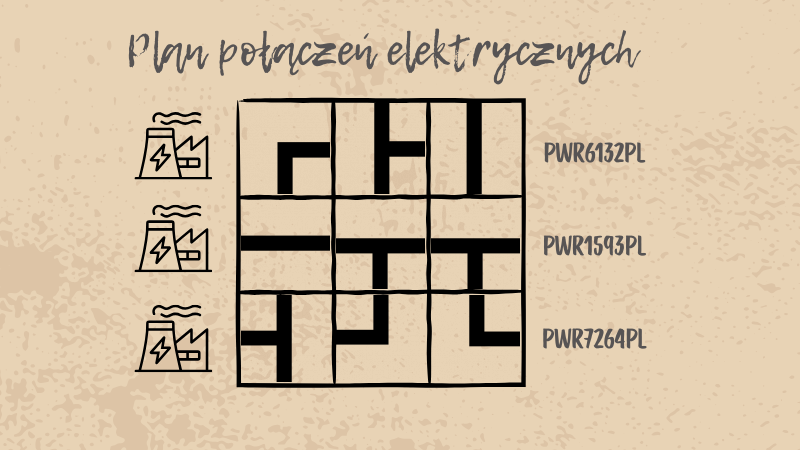
#> input picture tasks/S02E02/data/logs/s02e02v2_20260317T194956Z/current_board.png, 800 x 450 px, found by its file name
$ python -i S02E02-OPEN_CV.py   (imports and definitions only)
#> lines starting #> are read from the running program, lines starting #| are printed output that depends on the picture; after the words box and inside, x2 and y2 are one past the last pixel; in counts of white or black regions, pixels touching at a corner belong together
import json
import os
from datetime import UTC, datetime
from pathlib import Path

import cv2
import numpy as np
import requests
from dotenv import load_dotenv
from tqdm import tqdm


# ==============================================================================
# S02E02v2 - Electricity - Fully programmatic CV pipeline
# ==============================================================================

# [1 line not run here, left out]

# [1 line that did not run here, left out]

BASE_URL = "https://hub.ag3nts.org"
TASK = "electricity"
VERIFY_URL = f"{BASE_URL}/verify"
# [1 line that did not run here, left out]
TARGET_BOARD_URL = f"{BASE_URL}/i/solved_electricity.png"

BASE_DIR = Path(__file__).resolve().parent
DATA_DIR = BASE_DIR / "data"
# [1 line not run here, left out]

RUN_ID = f"s02e02v2_{datetime.now(UTC).strftime('%Y%m%dT%H%M%SZ')}"
RUN_DIR = DATA_DIR / "logs" / RUN_ID
# [1 line not run here, left out]

CURRENT_BOARD_PATH = RUN_DIR / "current_board.png"
TARGET_BOARD_PATH = RUN_DIR / "target_board.png"
CURRENT_WARPED_PATH = RUN_DIR / "current_board_warped.png"
TARGET_WARPED_PATH = RUN_DIR / "target_board_warped.png"
CURRENT_MASK_PATH = RUN_DIR / "current_board_mask.png"
TARGET_MASK_PATH = RUN_DIR / "target_board_mask.png"
CURRENT_MAP_PATH = RUN_DIR / "current_board_map.json"
TARGET_MAP_PATH = RUN_DIR / "target_board_map.json"
ROTATION_PLAN_PATH = RUN_DIR / "rotation_plan.json"
VERIFY_RESULT_PATH = RUN_DIR / "verify_result.json"
SUMMARY_PATH = RUN_DIR / "summary.json"
RESULT_PATH = RUN_DIR / "result.txt"

BOARD_SIZE = 900
GRID_SIZE = 3
TILE_SIZE = BOARD_SIZE // GRID_SIZE
TILE_INNER_MARGIN = 18
EDGE_PROBE_WIDTH_RATIO = 0.24
EDGE_PROBE_DEPTH_RATIO = 0.16
EDGE_ACTIVATION_THRESHOLD = 0.18
ROTATION_SIMILARITY_THRESHOLD = 0.55
REQUEST_SLEEP_SECONDS = 0.25

DIRECTION_ORDER = ["top", "right", "bottom", "left"]
COORDINATES = [
    "1-1", "1-2", "1-3",
    "2-1", "2-2", "2-3",
    "3-1", "3-2", "3-3",
]


# ------------------------------------------------------------------------------
# Utilities
# ------------------------------------------------------------------------------

# [4 lines left out: function to_api_coordinate, not called in this run]


def rotate_connections_clockwise(connections: list[int]) -> list[int]:
    """Rotate [top, right, bottom, left] one step clockwise."""
    top, right, bottom, left = connections
    return [left, top, right, bottom]


def rotation_distance(current_connections: list[int], target_connections: list[int]) -> int | None:
    """Return the number of clockwise rotations needed to match target or None."""
    rotated = list(current_connections)
    for steps in range(4):
        if rotated == target_connections:
            return steps
        rotated = rotate_connections_clockwise(rotated)
    return None


def format_connections(connections: list[int]) -> str:
    """Render [top, right, bottom, left] as active directions."""
    active_directions = [
        direction_name
        for direction_name, is_active in zip(DIRECTION_ORDER, connections)
        if is_active
    ]
    return f"{connections} -> {','.join(active_directions) if active_directions else 'none'}"


def print_board_map(board_name: str, board_map: dict[str, list[int]]) -> None:
    """Print a readable board map for interactive inspection."""
    print(f"\n[{board_name}] Board map")
    for coordinate in COORDINATES:
        print(f"  {coordinate}: {format_connections(board_map[coordinate])}")


def save_json(target_path: Path, payload: dict) -> None:
    """Save JSON payload in UTF-8."""
    target_path.write_text(json.dumps(payload, ensure_ascii=False, indent=2), encoding="utf-8")


# ------------------------------------------------------------------------------
# Fetch task images
# ------------------------------------------------------------------------------

# [7 lines left out: function download_image, not called in this run]


# ------------------------------------------------------------------------------
# Board detection and perspective normalization
# ------------------------------------------------------------------------------

def load_image(image_path: Path) -> np.ndarray:
    """Load image with OpenCV and fail fast if the file is unreadable."""
    image = cv2.imread(str(image_path))
    if image is None:
        raise FileNotFoundError(f"Unable to read image: {image_path}")
    return image


def build_board_mask(image_bgr: np.ndarray) -> np.ndarray:
    """Create a high-contrast binary mask of the dark board structure."""
    image_gray = cv2.cvtColor(image_bgr, cv2.COLOR_BGR2GRAY)
    image_blurred = cv2.GaussianBlur(image_gray, (5, 5), 0)
    _, binary_inverse = cv2.threshold(
        image_blurred,
        0,
        255,
        cv2.THRESH_BINARY_INV + cv2.THRESH_OTSU,
    )

    kernel = np.ones((5, 5), dtype=np.uint8)
    binary_closed = cv2.morphologyEx(binary_inverse, cv2.MORPH_CLOSE, kernel, iterations=2)
    binary_opened = cv2.morphologyEx(binary_closed, cv2.MORPH_OPEN, kernel, iterations=1)
    return binary_opened


def order_quad_points(points: np.ndarray) -> np.ndarray:
    """Return 4 quad points ordered as top-left, top-right, bottom-right, bottom-left."""
    points = points.astype(np.float32)
    sums = points.sum(axis=1)
    diffs = np.diff(points, axis=1)

    ordered = np.zeros((4, 2), dtype=np.float32)
    ordered[0] = points[np.argmin(sums)]
    ordered[2] = points[np.argmax(sums)]
    ordered[1] = points[np.argmin(diffs)]
    ordered[3] = points[np.argmax(diffs)]
    return ordered


def contour_to_quad(contour: np.ndarray) -> np.ndarray:
    """Approximate a contour with 4 points, or derive 4 corners from minAreaRect."""
    perimeter = cv2.arcLength(contour, True)
    approximation = cv2.approxPolyDP(contour, 0.02 * perimeter, True)
    if len(approximation) == 4:
        return approximation.reshape(4, 2)

    rect = cv2.minAreaRect(contour)
    return cv2.boxPoints(rect)


def find_board_quad(mask: np.ndarray) -> np.ndarray:
    """Find the most likely board contour and return it as a 4-point quadrilateral."""
    contours, _ = cv2.findContours(mask, cv2.RETR_EXTERNAL, cv2.CHAIN_APPROX_SIMPLE)
    if not contours:
        raise ValueError("No contours found while trying to detect the board.")

    image_area = mask.shape[0] * mask.shape[1]
    candidate_quads = []
    for contour in contours:
        area = cv2.contourArea(contour)
        if area < image_area * 0.08:
            continue

        quad = contour_to_quad(contour)
        candidate_quads.append((area, quad))

    if not candidate_quads:
        raise ValueError("No sufficiently large contour found for the board.")

    _, best_quad = max(candidate_quads, key=lambda item: item[0])
    return order_quad_points(best_quad)


def warp_board(image_bgr: np.ndarray, quad: np.ndarray, size: int = BOARD_SIZE) -> np.ndarray:
    """Warp detected board into a square top-down view."""
    destination = np.array(
        [[0, 0], [size - 1, 0], [size - 1, size - 1], [0, size - 1]],
        dtype=np.float32,
    )
    transform = cv2.getPerspectiveTransform(quad.astype(np.float32), destination)
    return cv2.warpPerspective(image_bgr, transform, (size, size))


def detect_and_warp_board(source_path: Path, warped_path: Path, mask_path: Path) -> np.ndarray:
    """Detect board bounds automatically and save a normalized warped board image."""
    image_bgr = load_image(source_path)
#> in load_image, image is the input picture: shape (450, 800, 3); mean B, G, R 162.5, 189.4, 208.9
    board_mask = build_board_mask(image_bgr)
#> in build_board_mask, `_, binary_inverse = cv2.threshold( image_blurred, 0, 255, cv2.THRESH_B..`:
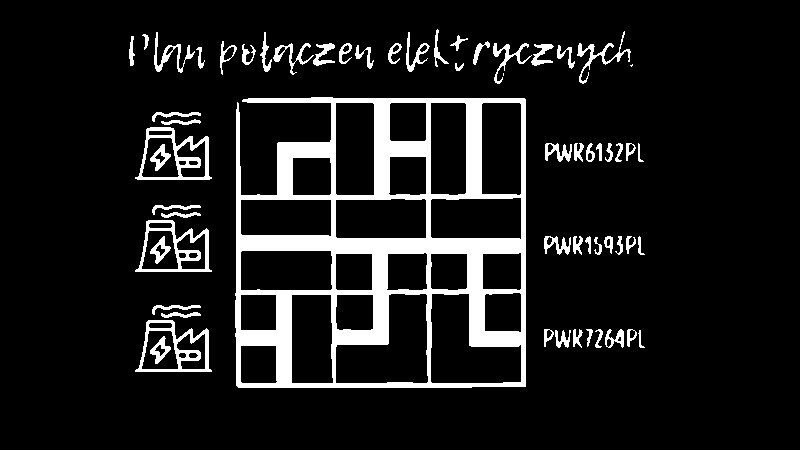
#> binary_inverse: shape (450, 800); 10.4% white; 60 white regions (2 under 20 px), largest, box (x1, y1, x2, y2) and area: (235, 97, 526, 388) 26219, (135, 127, 212, 180) 1193, (135, 320, 212, 372) 1166
#> in build_board_mask, `binary_closed = cv2.morphologyEx(binary_inverse, cv2.MORPH_CLOSE, kern..`: binary_closed: shape (450, 800); 13.2% white; 14 white regions (1 under 20 px), largest, box (x1, y1, x2, y2) and area: (235, 97, 526, 388) 26331, (135, 305, 212, 372) 2969, (135, 205, 212, 272) 2959
#> in build_board_mask, `binary_opened = cv2.morphologyEx(binary_closed, cv2.MORPH_OPEN, kernel..`: binary_opened: shape (450, 800); 12.6% white; 20 white regions
    board_quad = find_board_quad(board_mask)
#> in find_board_quad, `contours, _ = cv2.findContours(mask, cv2.RETR_EXTERNAL, cv2.CHAIN_APPR..`: contours = 20 contours, 1 with area under 20; largest, box (x1, y1, x2, y2) and area: (235, 97, 526, 388) 61316, (143, 305, 209, 372) 2609, (143, 205, 209, 272) 2608, (143, 112, 209, 180) 2384, (220, 44, 371, 73) 2194
#> the loop in find_board_quad, `for contour in contours:` made 20 passes
#> area on passes 3, 5, 7, 8, 10, 11, 13, 14, 17, 18, 19, 20: 1470, 2609, 1463, 2607.5, 1483, 2383.5, 39.5, 29.5, 2194, 2192.5, 929, 897.5
#> (contour, area) on passes 1, 4, 6, 9, 15, 16: ([[139, 365], [139, 371], [143, 371], [143, 365]], 24), ([[427, 322], [427, 347], [431, 347], [431, 322]], 100), ([[139, 265], [139, 271], [143, 271], [143, 265]], 24), ([[139, 173], [139, 179], [143, 179], [143, 173]], 24), ([[198, 60], [198, 65], [203, 65], [203, 60]], 25), ([[129, 53], [129, 58], [133, 58], [133, 53]], 20)
#> after the loop in find_board_quad, `for contour in contours:`: candidate_quads = [(61316, [[525, 387], [235, 387], [235, 97], [525, 97]])]
#> in find_board_quad, `_, best_quad = max(candidate_quads, key=lambda item: item[0])`: best_quad = [[525, 387], [235, 387], [235, 97], [525, 97]]
#> in order_quad_points, `sums = points.sum(axis=1)`: sums = [912, 622, 332, 622]
#> in order_quad_points, `diffs = np.diff(points, axis=1)`: diffs = [-138, 152, -138, -428]
    board_warped = warp_board(image_bgr, board_quad)

    cv2.imwrite(str(mask_path), board_mask)
    cv2.imwrite(str(warped_path), board_warped)
    print(f"[WARP] Saved normalized board -> {warped_path}")
    return board_warped


# ------------------------------------------------------------------------------
# Tile cropping and tile-to-map conversion
# ------------------------------------------------------------------------------

def crop_tiles(board_warped: np.ndarray, board_name: str) -> dict[str, np.ndarray]:
    """Split a normalized board image into 9 equal tiles and save them for debugging."""
    tiles = {}
    for row_index in range(GRID_SIZE):
        for column_index in range(GRID_SIZE):
            coordinate = f"{row_index + 1}-{column_index + 1}"
            y0 = row_index * TILE_SIZE
            y1 = (row_index + 1) * TILE_SIZE
            x0 = column_index * TILE_SIZE
            x1 = (column_index + 1) * TILE_SIZE
            tile = board_warped[y0:y1, x0:x1].copy()
            tiles[coordinate] = tile

            tile_path = RUN_DIR / f"{board_name}_tile_{coordinate}.png"
            cv2.imwrite(str(tile_path), tile)

    return tiles


def tile_to_binary(tile_bgr: np.ndarray) -> np.ndarray:
    """Convert one tile into a binary mask emphasizing dark connector strokes."""
    tile_gray = cv2.cvtColor(tile_bgr, cv2.COLOR_BGR2GRAY)
    tile_blurred = cv2.GaussianBlur(tile_gray, (5, 5), 0)
    _, tile_binary_inverse = cv2.threshold(
        tile_blurred,
        0,
        255,
        cv2.THRESH_BINARY_INV + cv2.THRESH_OTSU,
    )

    kernel = np.ones((3, 3), dtype=np.uint8)
    tile_binary_inverse = cv2.morphologyEx(
        tile_binary_inverse,
        cv2.MORPH_OPEN,
        kernel,
        iterations=1,
    )
    return tile_binary_inverse


def build_edge_probe_slices(tile_shape: tuple[int, int]) -> dict[str, tuple[slice, slice]]:
    """Create probe windows near the center of each edge."""
    height, width = tile_shape
    probe_half_width = max(8, int(width * EDGE_PROBE_WIDTH_RATIO / 2))
    probe_depth = max(10, int(height * EDGE_PROBE_DEPTH_RATIO))
    center_x = width // 2
    center_y = height // 2

    return {
        "top": (
            slice(TILE_INNER_MARGIN, TILE_INNER_MARGIN + probe_depth),
            slice(center_x - probe_half_width, center_x + probe_half_width),
        ),
        "right": (
            slice(center_y - probe_half_width, center_y + probe_half_width),
            slice(width - TILE_INNER_MARGIN - probe_depth, width - TILE_INNER_MARGIN),
        ),
        "bottom": (
            slice(height - TILE_INNER_MARGIN - probe_depth, height - TILE_INNER_MARGIN),
            slice(center_x - probe_half_width, center_x + probe_half_width),
        ),
        "left": (
            slice(center_y - probe_half_width, center_y + probe_half_width),
            slice(TILE_INNER_MARGIN, TILE_INNER_MARGIN + probe_depth),
        ),
    }


def detect_tile_exits(tile_bgr: np.ndarray, coordinate: str, board_name: str) -> list[int]:
    """Detect cable exits on one tile by sampling binary mask windows near each edge."""
    tile_binary = tile_to_binary(tile_bgr)
    probe_slices = build_edge_probe_slices(tile_binary.shape)

    debug_tile_path = RUN_DIR / f"{board_name}_tile_mask_{coordinate}.png"
    cv2.imwrite(str(debug_tile_path), tile_binary)

    exits = []
    for direction in DIRECTION_ORDER:
        row_slice, col_slice = probe_slices[direction]
        probe = tile_binary[row_slice, col_slice]
        activation_ratio = float(np.count_nonzero(probe)) / float(probe.size)
        exits.append(1 if activation_ratio >= EDGE_ACTIVATION_THRESHOLD else 0)

    return exits


def build_board_map(board_warped: np.ndarray, board_name: str) -> dict[str, list[int]]:
    """Build a directional board map for the whole 3x3 board."""
    tiles = crop_tiles(board_warped, board_name=board_name)
    board_map = {}

    for coordinate, tile in tiles.items():
        board_map[coordinate] = detect_tile_exits(tile, coordinate=coordinate, board_name=board_name)

    print_board_map(board_name, board_map)
    return board_map


# ------------------------------------------------------------------------------
# Rotation planning
# ------------------------------------------------------------------------------

def calculate_required_rotations(
    current_board_map: dict[str, list[int]],
    target_board_map: dict[str, list[int]],
) -> dict:
    """Calculate a deterministic clockwise rotation plan."""
    mismatches = []
    rotation_plan = []

    for coordinate in COORDINATES:
        current_connections = current_board_map[coordinate]
        target_connections = target_board_map[coordinate]
        needed_rotations = rotation_distance(current_connections, target_connections)

        mismatch = {
            "cell": coordinate,
            "current": current_connections,
            "target": target_connections,
            "rotations_needed": needed_rotations,
        }
        if needed_rotations is None:
            mismatch["error"] = (
                f"Unable to rotate {current_connections} into {target_connections} at {coordinate}"
            )
            mismatches.append(mismatch)
            continue

        if needed_rotations > 0:
            mismatches.append(mismatch)
            rotation_plan.extend([coordinate] * needed_rotations)

    return {
        "solvable": not any(item["rotations_needed"] is None for item in mismatches),
        "mismatches": mismatches,
        "rotation_plan": rotation_plan,
    }


# ------------------------------------------------------------------------------
# Hub interaction
# ------------------------------------------------------------------------------

# [22 lines left out: functions rotate_tile, extract_flag, not called in this run]


# ------------------------------------------------------------------------------
# Execute pipeline
# ------------------------------------------------------------------------------

# [2 lines not run here, left out]

current_board_warped = detect_and_warp_board(
    CURRENT_BOARD_PATH,
    warped_path=CURRENT_WARPED_PATH,
    mask_path=CURRENT_MASK_PATH,
)
#> in detect_and_warp_board, `board_quad = find_board_quad(board_mask)`: board_quad = [[235, 97], [525, 97], [525, 387], [235, 387]]
#> in warp_board, `transform = cv2.getPerspectiveTransform(quad.astype(np.float32), desti..`: transform = [[3.1, 6.61e-18, -728.5], [0, 3.1, -300.7], [2.18e-19, 2.18e-19, 1]]
target_board_warped = detect_and_warp_board(
    TARGET_BOARD_PATH,
    warped_path=TARGET_WARPED_PATH,
    mask_path=TARGET_MASK_PATH,
)
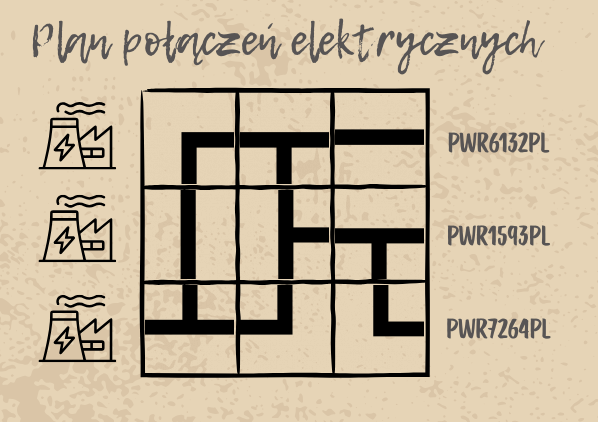
#> input picture tasks/S02E02/data/logs/s02e02v2_20260317T194956Z/target_board.png, 598 x 422 px, found by its file name
#> in load_image, image is the input picture: shape (422, 598, 3); mean B, G, R 156.5, 182.2, 198
#> in build_board_mask (call 2), `image_blurred = cv2.GaussianBlur(image_gray, (5, 5), 0)`:
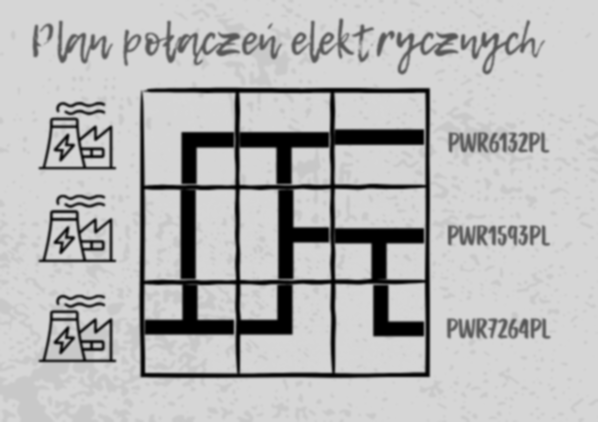
#> image_blurred: shape (422, 598); min 0, max 214, mean 184
#> in build_board_mask (call 2), `_, binary_inverse = cv2.threshold( image_blurred, 0, 255, cv2.THRESH_B..`: binary_inverse: shape (422, 598); 14.8% white; 65 white regions (4 under 20 px), largest, box (x1, y1, x2, y2) and area: (139, 87, 430, 378) 26135, (39, 117, 116, 170) 1188, (39, 310, 116, 362) 1159
#> in build_board_mask (call 2), `binary_closed = cv2.morphologyEx(binary_inverse, cv2.MORPH_CLOSE, kern..`: binary_closed: shape (422, 598); 18.8% white; 14 white regions (1 under 20 px), largest, box (x1, y1, x2, y2) and area: (139, 87, 430, 378) 26286, (39, 295, 116, 362) 2964, (39, 195, 116, 262) 2957
#> in build_board_mask (call 2), `binary_opened = cv2.morphologyEx(binary_closed, cv2.MORPH_OPEN, kernel..`:
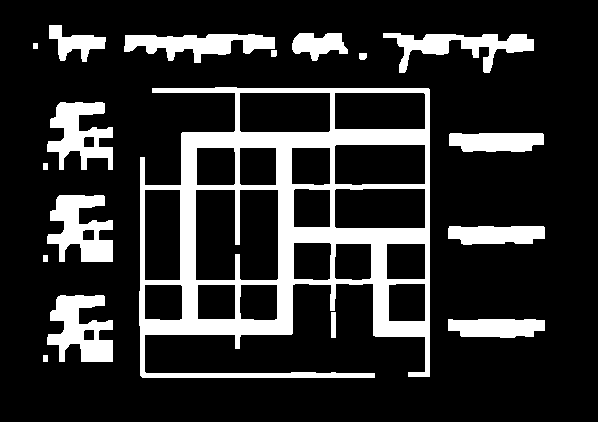
#> binary_opened: shape (422, 598); 17.9% white; 18 white regions
#> in find_board_quad (call 2), `contours, _ = cv2.findContours(mask, cv2.RETR_EXTERNAL, cv2.CHAIN_APPR..`: contours = 18 contours; largest, box (x1, y1, x2, y2) and area: (139, 87, 430, 378) 62788, (47, 295, 113, 362) 2607, (47, 195, 113, 262) 2606, (47, 102, 113, 170) 2382, (124, 34, 275, 63) 2186
#> the loop in find_board_quad (call 2), `for contour in contours:` made 18 passes
#> area on passes 2, 4, 6, 7, 9, 10, 12, 13, 15, 16, 17, 18: 1458, 2607, 1463, 2605.5, 1483, 2381.5, 39.5, 29.5, 2185.5, 2158, 918.5, 890
#> (contour, area) on passes 1, 3, 5, 8, 14: ([[43, 355], [43, 361], [47, 361], [47, 355]], 24), ([[331, 312], [331, 337], [335, 337], [335, 312]], 100), ([[43, 255], [43, 261], [47, 261], [47, 255]], 24), ([[43, 163], [43, 169], [47, 169], [47, 163]], 24), ([[33, 43], [33, 48], [37, 48], [37, 43]], 20)

current_board_map = build_board_map(current_board_warped, board_name="current")
#> after the loop in crop_tiles, `for row_index in range(GRID_SIZE):`: tiles = 9 items
#> the loop in build_board_map, `for coordinate, tile in tiles.items():` made 9 passes
#> coordinate on passes 1 to 9: '1-1', '1-2', '1-3', '2-1', '2-2', '2-3', '3-1', '3-2', '3-3'
#> pass 1, in tile_to_binary, `tile_gray = cv2.cvtColor(tile_bgr, cv2.COLOR_BGR2GRAY)`:
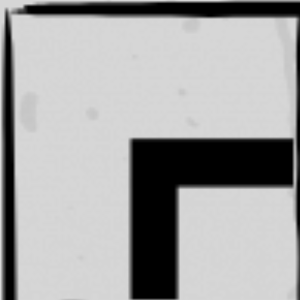
#> tile_gray: shape (300, 300); min 0, max 214, mean 163.6
#> pass 1, in tile_to_binary, `_, tile_binary_inverse = cv2.threshold( tile_blurred, 0, 255, cv2.THRE..`:
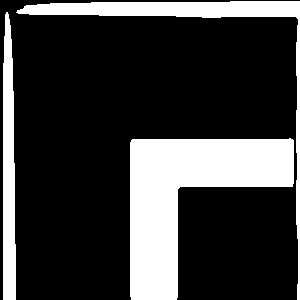
#> tile_binary_inverse: shape (300, 300); 23.6% white; 3 white regions, box (x1, y1, x2, y2) and area: (130, 138, 294, 300) 13288, (16, 1, 300, 300) 4843, (3, 12, 16, 300) 3110
#> the loop in print_board_map, `for coordinate in COORDINATES:` made 9 passes
#|   1-1: [0, 1, 1, 0] -> right,bottom
#|   1-2: [1, 1, 1, 0] -> top,right,bottom
#|   1-3: [1, 0, 1, 0] -> top,bottom
#|   2-1: [0, 1, 0, 1] -> right,left
#|   2-2: [0, 1, 1, 1] -> right,bottom,left
#|   2-3: [0, 1, 1, 1] -> right,bottom,left
#|   3-1: [1, 0, 1, 1] -> top,bottom,left
#|   3-2: [1, 0, 0, 1] -> top,left
#> (further printed lines are left out)
#> current_board_map = 9 items
target_board_map = build_board_map(target_board_warped, board_name="target")
#> the loop in crop_tiles (call 2), `for row_index in range(GRID_SIZE):` made 3 passes
#> pass 2, in crop_tiles (call 2), `cv2.imwrite(str(tile_path), tile)`:
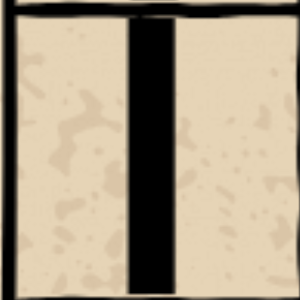
#> saved as target_tile_2-1.png: shape (300, 300, 3); mean B, G, R 135, 157.7, 171.6
#> the loop in build_board_map (call 2), `for coordinate, tile in tiles.items():` made 9 passes
#> the loop in print_board_map (call 2), `for coordinate in COORDINATES:` made 9 passes
#|   1-1: [0, 1, 1, 0] -> right,bottom
#|   1-2: [0, 1, 1, 1] -> right,bottom,left
#|   1-3: [0, 1, 0, 1] -> right,left
#|   2-1: [1, 0, 1, 0] -> top,bottom
#|   2-2: [1, 1, 1, 0] -> top,right,bottom
#|   2-3: [0, 1, 1, 1] -> right,bottom,left
#|   3-1: [1, 1, 0, 1] -> top,right,left
#|   3-2: [1, 0, 0, 1] -> top,left
#> (further printed lines are left out)
#> target_board_map = 9 items

# [2 lines not run here, left out]

rotation_plan_result = calculate_required_rotations(
    current_board_map=current_board_map,
    target_board_map=target_board_map,
)
#> the loop in calculate_required_rotations, `for coordinate in COORDINATES:` made 9 passes
#> needed_rotations on passes 1, 6, 8, 9: 0, 0, 0, 0
#> needed_rotations on passes 2, 3, 4, 7: 1, 1, 1, 1
#> after the loop in calculate_required_rotations, `for coordinate in COORDINATES:`: mismatches = 5 items; rotation_plan = ['1-2', '1-3', '2-1', '2-2', '2-2', '2-2', '3-1']
#> rotation_plan_result = 3 items
# [10 lines not run here, left out]

flag = None
rotation_responses = []
# [25 lines not run here, left out]

verify_payload = {
    "run_id": RUN_ID,
    "flag": flag,
    "rotation_plan": rotation_plan_result,
    "rotation_responses": rotation_responses,
}
# [1 line not run here, left out]

summary = {
    "run_id": RUN_ID,
    "run_dir": str(RUN_DIR),
    "current_board_map": current_board_map,
    "target_board_map": target_board_map,
    "rotation_plan_result": rotation_plan_result,
    "flag": flag,
}
# [8 lines not run here, left out]

>>> import cv2
>>> picture = cv2.imread('data/logs/s02e02v2_20260317T194956Z/current_board.png')
>>> result = build_board_mask(picture)
